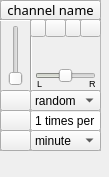
<?xml version="1.0" encoding="UTF-8"?>
<ui version="4.0">
 <class>Form</class>
 <widget class="QWidget" name="Form">
  <property name="geometry">
   <rect>
    <x>0</x>
    <y>0</y>
    <width>109</width>
    <height>177</height>
   </rect>
  </property>
  <property name="windowTitle">
   <string>Form</string>
  </property>
  <widget class="QFrame" name="channel_frame">
   <property name="geometry">
    <rect>
     <x>0</x>
     <y>0</y>
     <width>101</width>
     <height>151</height>
    </rect>
   </property>
   <property name="frameShape">
    <enum>QFrame::StyledPanel</enum>
   </property>
   <property name="frameShadow">
    <enum>QFrame::Raised</enum>
   </property>
   <widget class="QPushButton" name="channel_play">
    <property name="geometry">
     <rect>
      <x>0</x>
      <y>110</y>
      <width>31</width>
      <height>21</height>
     </rect>
    </property>
    <property name="text">
     <string/>
    </property>
    <property name="icon">
     <iconset>
      <normaloff>icons/icons8-play-30.png</normaloff>icons/icons8-play-30.png</iconset>
    </property>
    <property name="checkable">
     <bool>true</bool>
    </property>
   </widget>
   <widget class="QSlider" name="channel_volume">
    <property name="geometry">
     <rect>
      <x>6</x>
      <y>25</y>
      <width>20</width>
      <height>61</height>
     </rect>
    </property>
    <property name="orientation">
     <enum>Qt::Vertical</enum>
    </property>
   </widget>
   <widget class="Line" name="horizontal_line">
    <property name="geometry">
     <rect>
      <x>0</x>
      <y>10</y>
      <width>101</width>
      <height>20</height>
     </rect>
    </property>
    <property name="orientation">
     <enum>Qt::Horizontal</enum>
    </property>
   </widget>
   <widget class="Line" name="vertical_line">
    <property name="geometry">
     <rect>
      <x>21</x>
      <y>20</y>
      <width>20</width>
      <height>131</height>
     </rect>
    </property>
    <property name="orientation">
     <enum>Qt::Vertical</enum>
    </property>
   </widget>
   <widget class="QPushButton" name="channel_mute">
    <property name="geometry">
     <rect>
      <x>0</x>
      <y>90</y>
      <width>31</width>
      <height>21</height>
     </rect>
    </property>
    <property name="font">
     <font>
      <pointsize>10</pointsize>
      <strikeout>false</strikeout>
     </font>
    </property>
    <property name="text">
     <string/>
    </property>
    <property name="icon">
     <iconset>
      <normaloff>icons/icons8-no-audio-30.png</normaloff>icons/icons8-no-audio-30.png</iconset>
    </property>
    <property name="checkable">
     <bool>true</bool>
    </property>
   </widget>
   <widget class="QLabel" name="right_label">
    <property name="geometry">
     <rect>
      <x>89</x>
      <y>75</y>
      <width>31</width>
      <height>16</height>
     </rect>
    </property>
    <property name="font">
     <font>
      <pointsize>7</pointsize>
     </font>
    </property>
    <property name="text">
     <string>R</string>
    </property>
   </widget>
   <widget class="QLabel" name="left_label">
    <property name="geometry">
     <rect>
      <x>37</x>
      <y>75</y>
      <width>31</width>
      <height>16</height>
     </rect>
    </property>
    <property name="font">
     <font>
      <pointsize>7</pointsize>
     </font>
    </property>
    <property name="text">
     <string>L</string>
    </property>
   </widget>
   <widget class="QSlider" name="balance_slider">
    <property name="geometry">
     <rect>
      <x>35</x>
      <y>66</y>
      <width>61</width>
      <height>20</height>
     </rect>
    </property>
    <property name="styleSheet">
     <string notr="true">selection-background-color: rgb(186, 189, 182);</string>
    </property>
    <property name="value">
     <number>50</number>
    </property>
    <property name="orientation">
     <enum>Qt::Horizontal</enum>
    </property>
   </widget>
   <widget class="QPushButton" name="settings_button">
    <property name="geometry">
     <rect>
      <x>80</x>
      <y>19</y>
      <width>21</width>
      <height>18</height>
     </rect>
    </property>
    <property name="text">
     <string/>
    </property>
    <property name="icon">
     <iconset>
      <normaloff>icons/icons8-settings-90.png</normaloff>icons/icons8-settings-90.png</iconset>
    </property>
   </widget>
   <widget class="QPushButton" name="next_button">
    <property name="geometry">
     <rect>
      <x>65</x>
      <y>19</y>
      <width>16</width>
      <height>18</height>
     </rect>
    </property>
    <property name="text">
     <string/>
    </property>
    <property name="icon">
     <iconset>
      <normaloff>icons/icons8-end-90.png</normaloff>icons/icons8-end-90.png</iconset>
    </property>
    <property name="iconSize">
     <size>
      <width>12</width>
      <height>16</height>
     </size>
    </property>
   </widget>
   <widget class="QPushButton" name="previous_button">
    <property name="geometry">
     <rect>
      <x>30</x>
      <y>19</y>
      <width>16</width>
      <height>18</height>
     </rect>
    </property>
    <property name="text">
     <string/>
    </property>
    <property name="icon">
     <iconset>
      <normaloff>icons/icons8-skip-to-start-90.png</normaloff>icons/icons8-skip-to-start-90.png</iconset>
    </property>
    <property name="iconSize">
     <size>
      <width>12</width>
      <height>16</height>
     </size>
    </property>
   </widget>
   <widget class="QPushButton" name="playlist_button">
    <property name="geometry">
     <rect>
      <x>45</x>
      <y>19</y>
      <width>21</width>
      <height>18</height>
     </rect>
    </property>
    <property name="text">
     <string/>
    </property>
    <property name="icon">
     <iconset>
      <normaloff>icons/icons8-musical-notes-90.png</normaloff>icons/icons8-musical-notes-90.png</iconset>
    </property>
   </widget>
   <widget class="QPushButton" name="trigger_button">
    <property name="geometry">
     <rect>
      <x>0</x>
      <y>130</y>
      <width>31</width>
      <height>21</height>
     </rect>
    </property>
    <property name="text">
     <string/>
    </property>
    <property name="icon">
     <iconset>
      <normaloff>icons/icons8-oud-100.png</normaloff>icons/icons8-oud-100.png</iconset>
    </property>
    <property name="iconSize">
     <size>
      <width>20</width>
      <height>20</height>
     </size>
    </property>
   </widget>
   <widget class="QFrame" name="options_frame">
    <property name="geometry">
     <rect>
      <x>30</x>
      <y>90</y>
      <width>71</width>
      <height>61</height>
     </rect>
    </property>
    <property name="frameShape">
     <enum>QFrame::StyledPanel</enum>
    </property>
    <property name="frameShadow">
     <enum>QFrame::Raised</enum>
    </property>
    <widget class="QSpinBox" name="random_amount_spinbox">
     <property name="geometry">
      <rect>
       <x>0</x>
       <y>19</y>
       <width>71</width>
       <height>23</height>
      </rect>
     </property>
     <property name="font">
      <font>
       <pointsize>9</pointsize>
      </font>
     </property>
     <property name="buttonSymbols">
      <enum>QAbstractSpinBox::NoButtons</enum>
     </property>
     <property name="suffix">
      <string> times per</string>
     </property>
     <property name="minimum">
      <number>1</number>
     </property>
     <property name="maximum">
      <number>59</number>
     </property>
     <property name="value">
      <number>1</number>
     </property>
     <property name="displayIntegerBase">
      <number>10</number>
     </property>
    </widget>
    <widget class="QComboBox" name="comboBox_8">
     <property name="geometry">
      <rect>
       <x>0</x>
       <y>40</y>
       <width>71</width>
       <height>21</height>
      </rect>
     </property>
     <property name="font">
      <font>
       <pointsize>9</pointsize>
      </font>
     </property>
     <property name="currentText">
      <string>minute</string>
     </property>
     <property name="currentIndex">
      <number>0</number>
     </property>
     <item>
      <property name="text">
       <string extracomment="test">minute</string>
      </property>
     </item>
     <item>
      <property name="text">
       <string>10 minutes</string>
      </property>
     </item>
     <item>
      <property name="text">
       <string>hour</string>
      </property>
     </item>
    </widget>
    <widget class="QComboBox" name="mode_combobox">
     <property name="geometry">
      <rect>
       <x>0</x>
       <y>0</y>
       <width>71</width>
       <height>21</height>
      </rect>
     </property>
     <property name="font">
      <font>
       <pointsize>9</pointsize>
       <strikeout>false</strikeout>
      </font>
     </property>
     <item>
      <property name="text">
       <string>random</string>
      </property>
     </item>
     <item>
      <property name="text">
       <string>loop</string>
      </property>
     </item>
     <item>
      <property name="text">
       <string>triggered</string>
      </property>
     </item>
     <item>
      <property name="text">
       <string>once</string>
      </property>
     </item>
    </widget>
   </widget>
   <widget class="QPushButton" name="title_button">
    <property name="geometry">
     <rect>
      <x>0</x>
      <y>0</y>
      <width>101</width>
      <height>20</height>
     </rect>
    </property>
    <property name="font">
     <font>
      <family>Cantarell Extra Bold</family>
      <pointsize>10</pointsize>
     </font>
    </property>
    <property name="contextMenuPolicy">
     <enum>Qt::DefaultContextMenu</enum>
    </property>
    <property name="text">
     <string>channel name</string>
    </property>
    <property name="checkable">
     <bool>true</bool>
    </property>
   </widget>
   <zorder>channel_play</zorder>
   <zorder>channel_volume</zorder>
   <zorder>horizontal_line</zorder>
   <zorder>channel_mute</zorder>
   <zorder>vertical_line</zorder>
   <zorder>right_label</zorder>
   <zorder>left_label</zorder>
   <zorder>balance_slider</zorder>
   <zorder>settings_button</zorder>
   <zorder>next_button</zorder>
   <zorder>previous_button</zorder>
   <zorder>playlist_button</zorder>
   <zorder>trigger_button</zorder>
   <zorder>options_frame</zorder>
   <zorder>title_button</zorder>
  </widget>
 </widget>
 <resources/>
 <connections/>
</ui>
